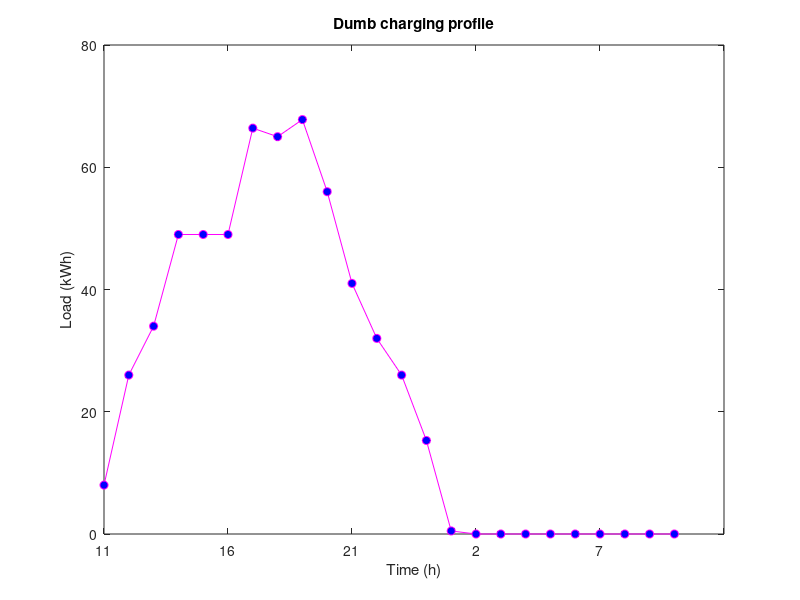

Source code (MATLAB): (Note: this script raises an error after producing the figure.)
%% Dataset

maxCap = 50;
alphaPeak = 0.3;
alpha = 0.2;
beta = 0.8;

EVnumber = 10;
% EV = zeros(EVnumber, 7);
% for i = 1:EVnumber
%     %TODO: Stochastic battery capacity? 
%     EV(i,1) = unifrnd(40,80); % Battery capacity of the car
%     EV(i,2) = unifrnd(Smin,Smax-0.1); % 1st column: initial SoC
%     EV(i,3) = unifrnd(max(EVs(i,2),0.6),Smax); % 2nd column: Sobj
%     EV(i,4) = EVs(i,1)*(EVs(i,3)-EVs(i,2)); % 3rd column: energy to get to Sobj
%     EV(i,5) = max(offPeak,normrnd(.44,0.1)); % price for which EV will defer charging
%     EV(i,6) = round(normrnd(17,3)); % arrival time (16th index equals 17h)
%     EV(i,7) = min(round(normrnd(8,2)),max(EVs(:,6))); % departure time
% end

initCharge = [7.5; 6; 7; 5.6; 6.7; 7.5; 8.1; 9; 7.2; 7.5];
finalCharge = [67.5; 72; 67.5; 63; 58.6; 67.5; 58.5; 72; 63; 67.5];
minCharge = 5*ones(EVnumber,1);
maxCharge = [75; 80; 75; 70; 65; 75; 65; 80; 70; 75];
rate = [15; 15; 10; 8; 8; 8; 8; 10; 8; 15];
tarr = [17; 18; 19; 17; 18; 12; 11; 12; 13; 14];
tdep = [22; 23; 6; 7; 8; 18; 23; 6; 7; 20];

EV = [initCharge finalCharge minCharge maxCharge rate tarr tdep];
beginPlot = min(EV(:,6));

%% Dumb Charging

demandDumb = zeros(EVnumber,24);

for i=1:EVnumber
    energy = EV(i,2) - EV(i,1);
    demandCurr = zeros(1,24);
    tarr = EV(i,6);
    tdep = EV(i,7);
    t = 1;
    rateCharging = EV(i,5);
    while t ~= (tdep + 24 - tarr)
        if energy > rateCharging
            demandCurr(t) = rateCharging;
            energy = energy - rateCharging;
        else 
            demandCurr(t) = energy;
            break
        end
        t = t+1;
    end
    demandDumb(i,:) = circshift(demandCurr,tarr);
end

%% Plotting Dumb Charging
totalDumb = sum(demandDumb, 1);
dumbShifted = circshift(totalDumb,-beginPlot);

t1 = [0 1 2 3 4 5 6 7 8 9 10 11 12 13 14 15 16 17 18 19 20 21 22 23];
xLabels = [beginPlot mod(beginPlot+5,24) mod(beginPlot+10,24) mod(beginPlot+15,24) mod(beginPlot+20,24)];
figure(1)
plot(t1,dumbShifted,'-om','MarkerFaceColor','b')
xticklabels(xLabels)
title('Dumb charging profile')
xlabel('Time (h)')
ylabel('Load (kWh)')
ylim([0 maxCap+30]);
hold on 
ax = gca; 
ax.FontSize = 12;
yline(maxCap, '-r')
hold off

figure(2)
for i=1:EVnumber
    plot(t1,circshift(demandDumb(i,:),-beginPlot))
    hold on 
end
plot(t1,dumbShifted,'-om','MarkerFaceColor','b')
xticklabels(xLabels)
title('Dumb charging profile')
xlabel('Time (h)')
ylabel('Load (kWh)')
ylim([0 maxCap+30]);
hold on 
ax = gca; 
ax.FontSize = 12;
yline(maxCap, '-r')
legend('EV1','EV2','EV3','EV4','EV5','EV6','EV7','EV8','EV9','EV10','Total Demand','Line capacity')
hold off

%% Game theory implementation
ToUtariff = [alpha*ones(1,7) alphaPeak*ones(1,10) alpha*ones(1,7)];
rho = 0.1;
eta = 0.01;
crit = 0.01;

% schedule = zeros(EVnumber,24);
previousIteration = demandDumb;
previousTotal = totalDumb;
% price = ToUtariff.*totalDumb + beta;
while norm(previousIteration-schedule) > crit
   
    previousIteration = schedule;
    schedule = zeros(EVnumber, 24);


    for i = 1:EVnumber
        tarr = EV(i,6);
        tdep = EV(i,7);
%         if tdep > tarr 
%             duration = tdep-tarr;
%         else 
%             duration = 24 - tarr + tdep;
%         end
        energy = EV(i,2) - EV(i,1);
        OtherEVs = previousTotal - previousIteration(i,:); % Strategies of other EVs
        Zero = [];
        if tdep > tarr 
            for j=1:24
                if j <= tarr || j > tdep
                    Zero(end+1) = j;
                end
            end
        else 
            for j=1:24
                if j > tdep && j <= tarr
                    Zero(end+1) = j;
                end
            end
        end
        
        equalityMatrix = zeros(1,24);
        equalityMatrix(Zero) = 1;
        equalityMatrix = [ones(1,24);
                          diag(equalityMatrix)];
        equalityVector = [energy;
                          zeros(24,1)];
        cost = @(x)(energy/sum(previousTotal))*sum((ToUtariff.*(OtherEVs+x) + beta).*(OtherEVs + x)) + (rho/2)*norm(previousIteration(i,:)-x)^2;
        x = fmincon(cost, previousIteration(i,:), [], [], equalityMatrix, equalityVector, zeros(1,24), EV(i,5)*ones(1,24));
        x = round(x*100)/100;
        schedule(i,:) = x;
    end
end

%% Plotting Game Theory

totalSchedule = sum(schedule, 1);
gameShifted = circshift(totalSchedule,-beginPlot);

t1 = [0 1 2 3 4 5 6 7 8 9 10 11 12 13 14 15 16 17 18 19 20 21 22 23];
xLabels = [beginPlot mod(beginPlot+5,24) mod(beginPlot+10,24) mod(beginPlot+15,24) mod(beginPlot+20,24)];
figure(3)
plot(t1,gameShifted,'-om','MarkerFaceColor','b')
xticklabels(xLabels)
title('Game Theory profile')
xlabel('Time (h)')
ylabel('Load (kWh)')
ylim([0 maxCap+30]);
hold on 
ax = gca; 
ax.FontSize = 12;
yline(maxCap, '-r')
hold off

% figure(4)
% for k=1:EVnumber
%     plot(t1,circshift(gameShifted(k,:),-beginPlot))
%     hold on 
% end
% plot(t1,gameShifted,'-om','MarkerFaceColor','b')
% xticklabels(xLabels)
% title('Game Theory charging profile')
% xlabel('Time (h)')
% ylabel('Load (kWh)')
% ylim([0 maxCap+30]);
% hold on 
% ax = gca; 
% ax.FontSize = 12;
% yline(maxCap, '-r')
% legend('EV1','EV2','EV3','EV4','EV5','EV6','EV7','EV8','EV9','EV10','Total Demand','Line capacity')
% hold off
